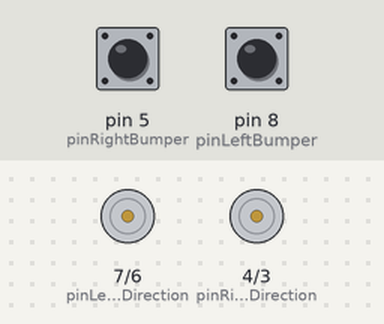
Recording of a sketch running on a simulated Arduino Uno, built with avr-gcc and run on an emulated ATmega328P. Parts: direction and speed pins drawn as motors (green arrow = direction pin HIGH = forward, orange = LOW = backward, longer = more drive). Inputs (shaded band) come from the test bench; at power-on: pin 5 (pinRightBumper) HIGH, pin 8 (pinLeftBumper) HIGH.

Above: at 1.2 s.
1.3 s: pin 5 (pinRightBumper) pulled LOW for 0.15 s
At 2.3 s:
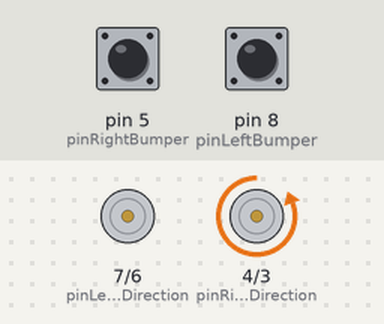
4.4 s: pin 8 (pinLeftBumper) pulled LOW for 0.15 s
At 4.9 s:
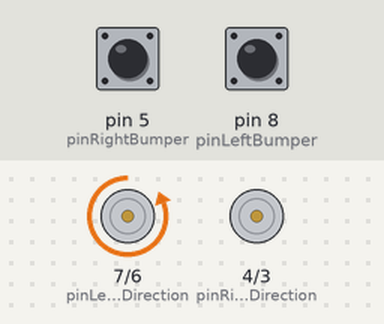
7.5 s: pin 8 (pinLeftBumper) pulled LOW for 1 s
At 11.2 s:
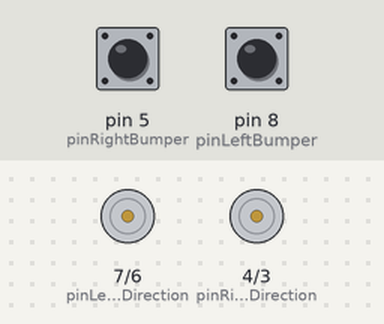
11.5 s: pin 8 (pinLeftBumper) pulled LOW for 3.2 s
At 12.5 s:
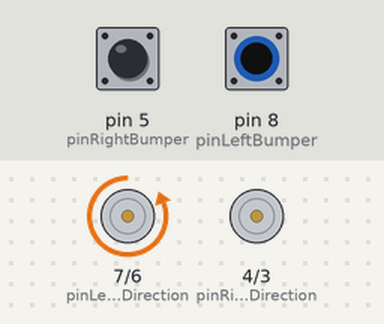
17.7 s: pin 5 (pinRightBumper) driven LOW and pin 8 (pinLeftBumper) driven LOW
At 18.5 s:
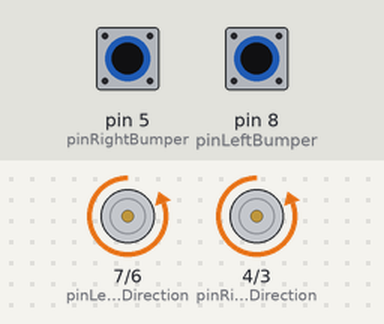
Timing chart, 0 to 20.2 s (numbered marks = the images above; inputs shaded):
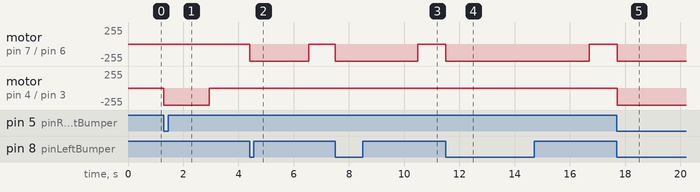

The sketch:

Robot_vacuum_cleaner_Arduino_and_motor_driver_simple.ino
```cpp
/*
 Program for controlling a robot with two motors.
 The robot turns when motors changes their speed and direction.
 Front bumpers on left and right sides detect obstacles.
 Motor-driver is used to run motors.
 Motors are run on full speed.
 */
//right side
const int pinRightMotorDirection = 4;//"Channel A" on motor-driver
const int pinRightMotorSpeed = 3;//"Channel A" on motor-driver
const int pinRightBumper = 5;
//left side
const int pinLeftMotorDirection = 7;//"Channel B" on motor-driver
const int pinLeftMotorSpeed = 6;//"Channel B" on motor-driver
const int pinLeftBumper = 8;
//timeouts - they are different to avoid robot stuck in a corner
const int turnRightTimeout = 150;
const int turnLeftTimeout = 200;
//set in counter how long a motor is running back: N/10 (in milliseconds)
int countDownWhileMovingToRight;
int countDownWhileMovingToLeft;
//Initialization
void setup() {
  initPins();
  runRightMotorForward();
  runLeftMotorForward();
  startMotors();
}
//Main loop
void loop() {
  verifyAndSetRightSide();
  verifyAndSetLeftSide();
  processRightSide();
  processLeftSide();
  delay(10);//repeat every 10 milliseconds
}
//---------------------------------------------------
void initPins(){
  pinMode(pinRightMotorDirection, OUTPUT);
  pinMode(pinRightMotorSpeed, OUTPUT);
  pinMode(pinRightBumper, INPUT_PULLUP);
  pinMode(pinLeftMotorDirection, OUTPUT);
  pinMode(pinLeftMotorSpeed, OUTPUT);
  pinMode(pinLeftBumper, INPUT_PULLUP);
}
void startMotors(){
  runRightMotorForward();
  runLeftMotorForward();
}
void processRightSide(){
  if(countDownWhileMovingToRight <= 0)//checks if counter was NOT ran when bumper had been pressed
    return;
  //otherwise - counter is counting down (as a delay) while the right motor is moving backward
  countDownWhileMovingToRight--;//decrease the counter if it WAS ran when bumper had been pressed
  if(countDownWhileMovingToRight <= 0)//if the running counter got down to zero
    runRightMotorForward();//run the right motor forward
}
void processLeftSide(){
  if(countDownWhileMovingToLeft <= 0)
    return;
  countDownWhileMovingToLeft--;
  if(countDownWhileMovingToLeft <= 0)
    runLeftMotorForward();
}
void verifyAndSetRightSide(){
  if(checkBumperIsNotPressed(pinRightBumper) //checks if right bumper has NOT been pressed
  )
    return;
  if(checkCounterIsNotSet(countDownWhileMovingToRight))//if the counter is not yet counting down
    runRightMotorBackward();//run the right motor backward
  countDownWhileMovingToRight = turnRightTimeout;//set the counter to maximum value to start it counting down
}
void verifyAndSetLeftSide(){
  if(checkBumperIsNotPressed(pinLeftBumper) //checks if left bumper has NOT been pressed
  )
    return;
  if(checkCounterIsNotSet(countDownWhileMovingToLeft))//if the counter is not yet counting down
    runLeftMotorBackward();//run the right motor backward
  countDownWhileMovingToLeft = turnLeftTimeout;//set the counter to maximum value to start it counting down
}
bool checkCounterIsNotSet(int counter){
  return counter <= 0;
}
bool checkBumperIsNotPressed(int pinBumper){
  return digitalRead(pinBumper) == HIGH;
}
void runRightMotorForward(){
  runMotorForward(pinRightMotorDirection, pinRightMotorSpeed);
}
void runLeftMotorForward(){
  runMotorForward(pinLeftMotorDirection, pinLeftMotorSpeed);
}
void runRightMotorBackward(){
  runMotorBackward(pinRightMotorDirection, pinRightMotorSpeed);
}
void runLeftMotorBackward(){
  runMotorBackward(pinLeftMotorDirection, pinLeftMotorSpeed);
}
void runMotorForward(int pinMotorDirection, int pinMotorSpeed){
  digitalWrite(pinMotorDirection, true); //set direction forward
  digitalWrite(pinMotorSpeed, false); //set max speed forward
}
void runMotorBackward(int pinMotorDirection, int pinMotorSpeed){
  digitalWrite(pinMotorDirection, false); //set direction backward
  digitalWrite(pinMotorSpeed, true); //set max speed backward
}
```

Measured:
- after the input at 1.3 s, motor on pin 4 (pinRightMotorDirection) / pin 3 (pinRightMotorSpeed): stopped → backward 255/255 at once, → stopped 1.6 s later
- after the input at 4.4 s, motor on pin 7 (pinLeftMotorDirection) / pin 6 (pinLeftMotorSpeed): stopped → backward 255/255 at once, → stopped 2.1 s later
- after the input at 7.5 s, motor on pin 7 (pinLeftMotorDirection) / pin 6 (pinLeftMotorSpeed): stopped → backward 255/255 at once, → stopped 3.0 s later
- after the input at 11.5 s, motor on pin 7 (pinLeftMotorDirection) / pin 6 (pinLeftMotorSpeed): stopped → backward 255/255 at once, → stopped 5.2 s later
- after the input at 17.7 s, motor on pin 7 (pinLeftMotorDirection) / pin 6 (pinLeftMotorSpeed), motor on pin 4 (pinRightMotorDirection) / pin 3 (pinRightMotorSpeed): stopped → backward 255/255 at once
